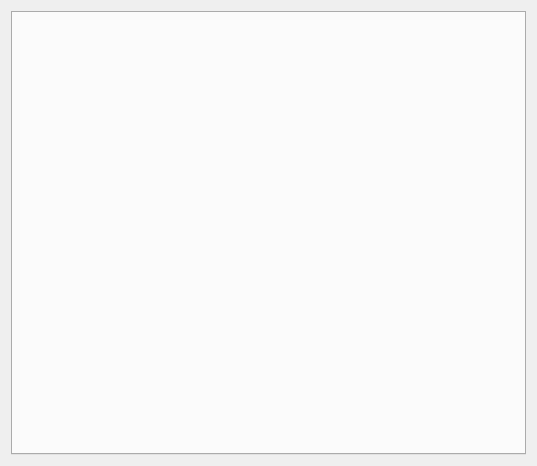
<?xml version="1.0" encoding="UTF-8"?>
<ui version="4.0">
 <class>SMainWidget</class>
 <widget class="QWidget" name="SMainWidget">
  <property name="geometry">
   <rect>
    <x>0</x>
    <y>0</y>
    <width>537</width>
    <height>466</height>
   </rect>
  </property>
  <property name="minimumSize">
   <size>
    <width>537</width>
    <height>466</height>
   </size>
  </property>
  <property name="windowTitle">
   <string>WorkHelper</string>
  </property>
  <layout class="QGridLayout" name="gridLayout">
   <item row="0" column="0">
    <widget class="QTabWidget" name="tabWidget">
     <property name="currentIndex">
      <number>-1</number>
     </property>
    </widget>
   </item>
  </layout>
 </widget>
 <layoutdefault spacing="6" margin="11"/>
 <resources/>
 <connections/>
</ui>
